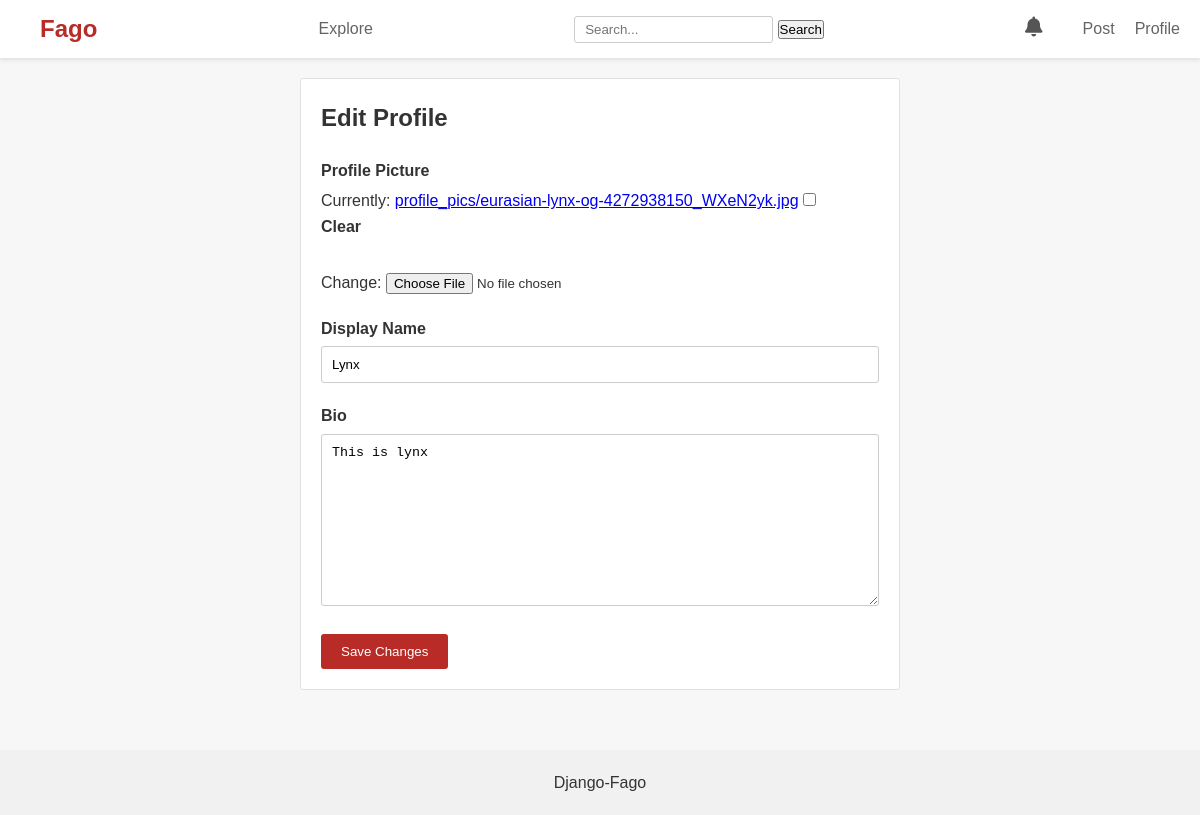
Before: /user/edit_profile/ (signed in) with the older database file.
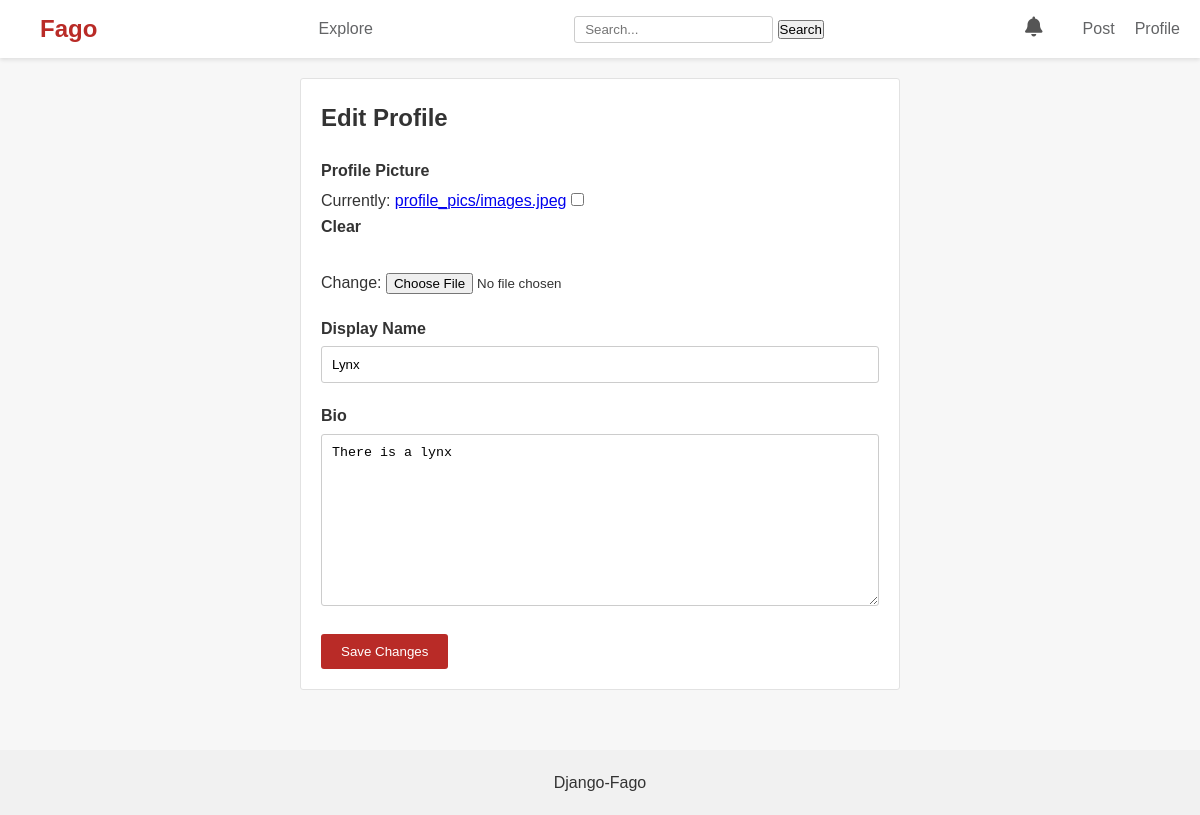
After: the same page with the newer database file.
### user/models.py (models this page shows)
class UserProfile(models.Model):
    user = models.OneToOneField(User, on_delete=models.CASCADE)
    profile_picture = models.ImageField(upload_to=settings.PROFILE_PICS_DIR, blank=True, null=True)
    profile_bio = models.TextField(null=True)

### user/views.py (the view)
# urls.py: path('edit_profile/', views.edit_user_profile, name='edit-profile'),
@login_required
def edit_user_profile(request):
    user = request.user
    """
    Before getting the user profile of any user we need to create their profile first
    which can be done using get_or_create()
    """
    user_profile, created = UserProfile.objects.get_or_create(user=user)
    if created:
        messages.info(request, "A new user profile was created")
    if request.method == "POST":
        form = EditProfileForm(request.POST, request.FILES, instance=user_profile)
        if form.is_valid():
            form.save()
            messages.success(request, "Profile Updated!")
            return redirect('user_profile')
    else:
        form = EditProfileForm(instance=user_profile)
    context = {
        'form': form
    }
    return render(request,'user/edit_profile.html', context=context)

### user/forms.py (shortened to what this page needs)
class EditProfileForm(forms.ModelForm):
    first_name = forms.CharField(max_length=50)
    class Meta:
        model = UserProfile
        fields = ['profile_picture', 'profile_bio']
    """
    using the __init__ method we set up firstname field of the form the firstname of the current user.
    """
    def __init__(self, *args, **kwargs):
        super(EditProfileForm, self).__init__(*args, **kwargs)
        if self.instance and self.instance.user:
            self.fields['first_name'].initial = self.instance.user.first_name

### user/templates/user/edit_profile.html (shortened to what this page needs)
{% extends 'posts/base.html' %}
{% block content %}
<main class="container">
  <form class="edit-profile-form" method="POST" action="{% url 'edit-profile' %}" enctype="multipart/form-data">
    <h1>Edit Profile</h1>
    <div class="form-group">
        <label for="profile-pic">Profile Picture</label>
        {{ form.profile_picture }}
    </div>
    <div class="form-group">
        <label for="first-name">Display Name</label>
        {{ form.first_name }}
    </div>
    <div class="form-group">
        <label for="profile-bio">Bio</label>
        {{ form.profile_bio }}
    </div>
    <button type="submit" class="btn">Save Changes</button>
</form>
</main>
{% endblock %}

Changed rows visible on the page:
changed UserProfile: profile_bio "This is lynx" → "There is a lynx"
Other visible differences:
text no longer shown: "Currently: profile_pics/eurasian-lynx-og-4272938150_WXeN2yk.jpg Clear Change:"
text now shown: "Currently: profile_pics/images.jpeg Clear Change:"
